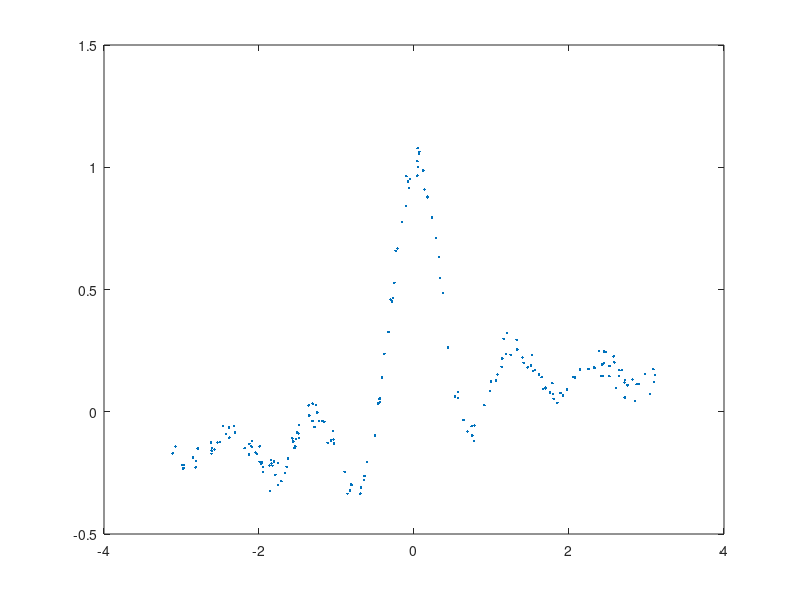

Reproduce this figure in MATLAB. (Note: this script raises an error after producing the figure.)
clear
close all
clc

addpath('..\Core\')

%% Producing simulations of the sinc function

omega = 6;
sigmaW2 = 1e-3;

n = 1;
N = 2e2;
x = 2*pi*rand(1,N) - pi;
f = sin( omega*x )./(omega*x) + 0.1*atan(omega*x);
y = f + sqrt(sigmaW2)*randn(1,N);

Ntrain = N;
X = x(1:Ntrain);
Y = y(1:Ntrain);

figure
plot(x,y,'.')

%% Calculating the GPR with sparse covariance approximations
close all
clc

%-- Optimizing based on the full covariance matrix
theta0 = [1 1 1];
tic
[hyperP1,lnL1] = optimize_gpr( X, Y, theta0 );
toc

%%-- Optimizing based on the Subset of Regressors approach
Method = 'SoR';
m = 5*(1:Ntrain/5);

theta = zeros(3,length(m));
lnL = zeros(1,length(m));

for i=1:length(m)

    ind = UniformSpaceSampling(X,m(i));
    indices = false(1,Ntrain);
    indices(ind) = true;
    
    [theta(:,i),lnL(i)] = optimize_gpr( X, Y, theta0, Method, indices );
    
end

%%
close all
clc

plot(m,lnL)

figure
for i=1:3
    subplot(3,1,i)
    semilogy(m,theta(i,:))
end

% %% Evaluate the obtained models
% close all
% clc
% 
% clr = lines(3);
% 
% [X_test,indx] = sort(x);
% Y_test = y(indx);
% 
% method_name = {'Full covariance';
%                'Subset of Regressors';
%                'Subset of Data';
%                'Projected Process';};
% 
% %-- Predictions from the full covariance GPR
% [yh{1},varY{1}] = gpr_predict( X_test, X, Y, hyperP1 );
% 
% %-- Predictions from the Subset of Regressors method
% [yh{2},varY{2}] = gpr_predict( X_test, X, Y, hyperP2, Method1, indices );
% 
% %-- Predictions from the Subset of Data method
% [yh{3},varY{3}] = gpr_predict( X_test, X, Y, hyperP3, Method2, indices );
% 
% %-- Predictions from the Projected Process method
% Method3 = 'PP';
% [yh{4},varY{4}] = gpr_predict( X_test, X, Y, hyperP2, Method3, indices );
% 
% 
% figure('Position',[100 100 1200 900])
% for k=1:4
%     
%     YY = [yh{k} + 3*sqrt(varY{k}); flip(yh{k} - 3*sqrt(varY{k}))];
%     XX = [X_test flip(X_test)]/pi;
%     
%     subplot(2,2,k)
%     
%     fill(XX,YY,brighten(clr(2,:),0.8),'LineStyle','none')
%     hold on
%     plot(X_test/pi,f(indx),'LineWidth',1.5,'Color',zeros(1,3))
%     hold on
%     plot(X_test/pi,Y_test,'.','MarkerSize',10,'Color',0.75*ones(1,3))
%     plot(X_test/pi,yh{k},'.','MarkerSize',10,'Color',clr(2,:))
%     grid on
%     
%     title(method_name{k})
%     
%     if k>1
%         plot(X(indices)/pi,-1,'xk','MarkerSize',10)
%     end
%     
%     ylim([-1 1.5])
%     
% end